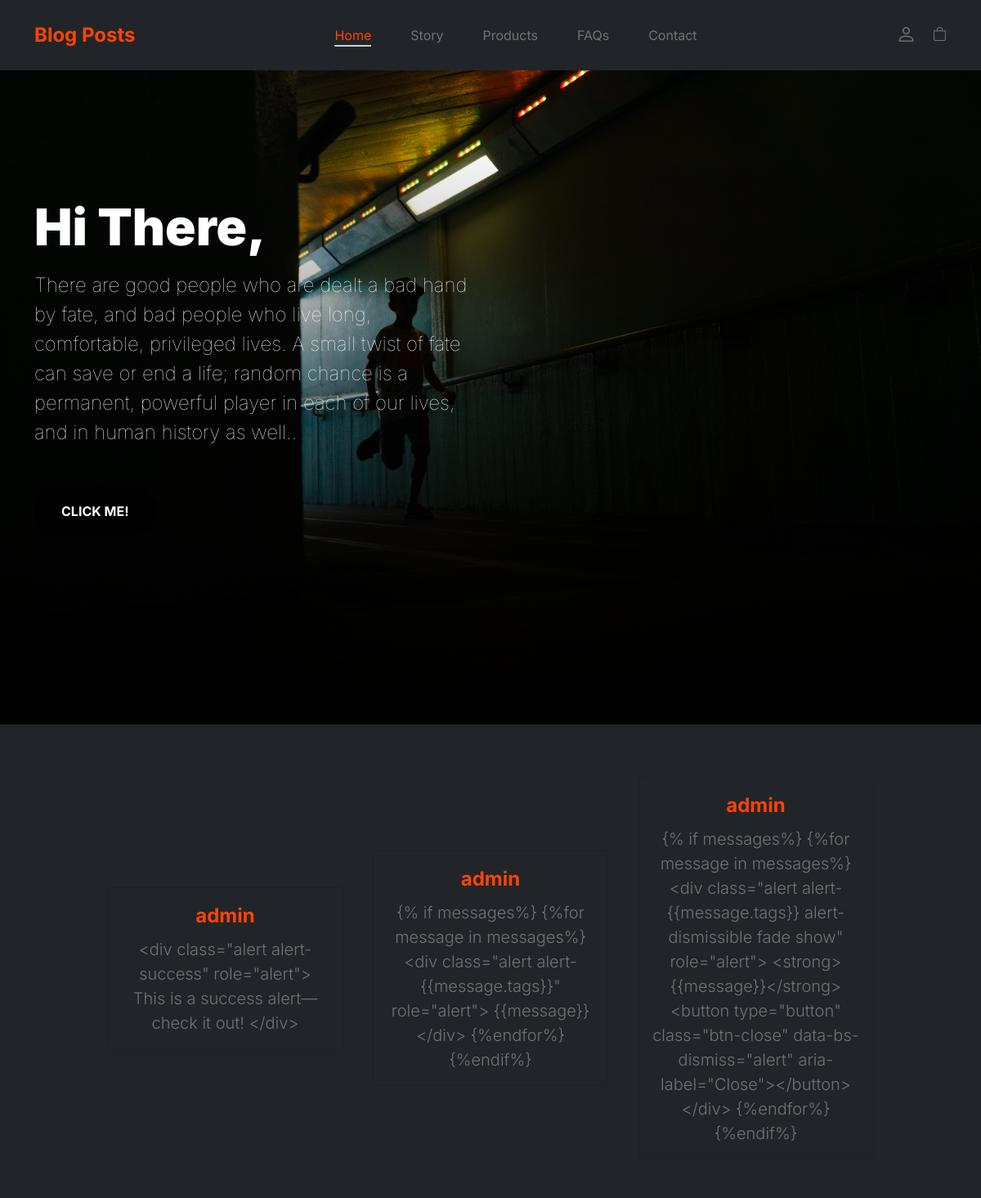
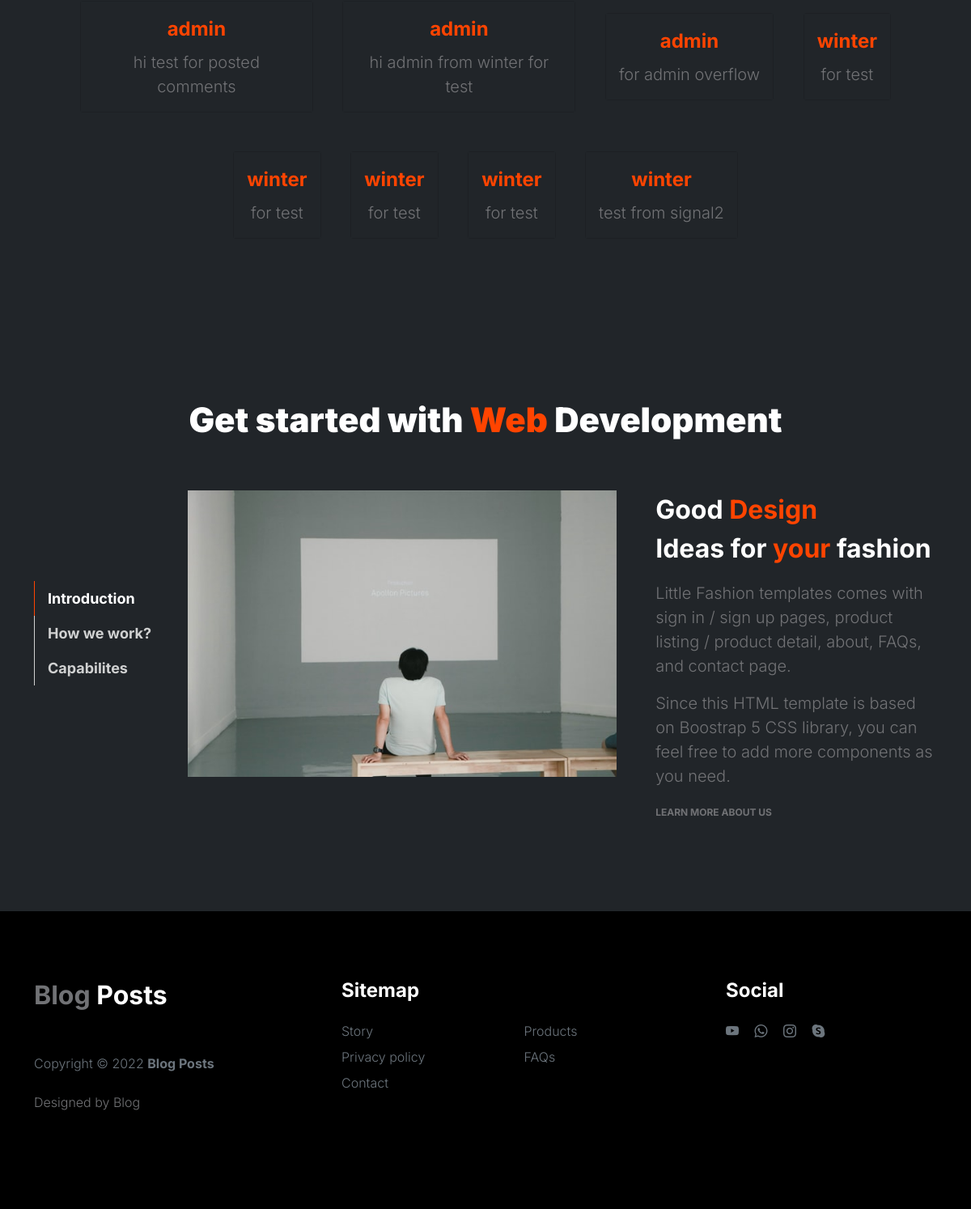
The app's page /index/ with its own data (2 pictures, top to bottom).
### blog/models.py (models this page shows, shortened)
class Post(models.Model):
    title = models.CharField(max_length =100)
    content = models.TextField()
    date_posted = models.DateTimeField(auto_now=True)
    author = models.ForeignKey(User,on_delete = models.CASCADE)

### blog/views.py (the view)
# urls.py: path('index/', views.index, name = 'blog-index'),
def index(request):
    context = {'posts':Post.objects.all()}
    return render(request,'blog/index.html',context)

### blog/templates/blog/index.html (shortened to what this page needs)
{%load static%}
<!doctype html>
<html lang="en">
    <head>
        <link href="{%static 'blog/css/bootstrap.min.css'%}" rel="stylesheet">
        <link href="{% static 'blog/css/bootstrap-icons.css'%} " rel="stylesheet">
        <link rel="stylesheet" href="{% static 'blog/css/slick.css'%}"/>
        <link href="{% static 'blog/css/tooplate-little-fashion.css'%}" rel="stylesheet">
    </head>
    <body>
    <main >
        <nav class="navbar navbar-expand-lg bg-dark">
            <div class="container">
                <a class="navbar-brand" href="index.html">
                    <strong><span>Blog Posts</span> </strong>
                </a>
                <div class="collapse navbar-collapse" id="navbarNav">
                    <ul class="navbar-nav mx-auto">
                        <li class="nav-item">
                            <a class="nav-link active" href="index.html">Home</a>
                        </li>
                        <li class="nav-item">
                            <a class="nav-link" href="about.html">Story</a>
                        </li>
                        <li class="nav-item">
                            <a class="nav-link" href="products.html">Products</a>
                        </li>
                        <li class="nav-item">
                            <a class="nav-link" href="faq.html">FAQs</a>
                        </li>
                        <li class="nav-item">
                            <a class="nav-link" href="contact.html">Contact</a>
                        </li>
                    </ul>
                    <div class="d-none d-lg-block">
                        <a class="bi-person custom-icon me-3" ></a>
                        <a href="product-detail.html bg-dark" class="bi-bag custom-icon"></a>
                    </div>
                </div>
            </div>
        </nav>
        <section class="slick-slideshow">
            <div class="slick-custom">
                <img src="{% static 'blog/images/slideshow/rene-bohmer-7QGSJtuuqHI-unsplash.jpg'%}" class="img-fluid" alt="">
                <div class="slick-bottom">
                    <div class="container">
                        <div class="row">
                            <div class="col-lg-6 col-10">
                                <h1 class="slick-title">Hi There,</h1>
                                <p class="lead text-white mt-lg-3 mb-lg-5">There are good people who are dealt a bad hand by fate, and bad people who live long, comfortable, privileged lives. A small twist of fate can save or end a life; random chance is a permanent, powerful player in each of our lives, and in human history as well..</p>
                                <a href="about.html" class="btn custom-btn">Click Me!</a>
                            </div>
                        </div>
                    </div>
                </div>
            </div>
        </section>
        <section class="bg-dark">
            <div class="parent">
                {%for post in posts%}
                <div class="child ">
                    <div class="card  mb-3 bg-body-tertiary bg-dark" style="max-width: 18rem;">
                        <div class="card-body bg-dark" style="background-color: #444444;">
                            <h5 class="card-title" style="color:#ff4400">{{post.title}}</h5>
                            <p class="card-text">{{post.content}}</p>
                        </div>
                        </div>
                </div>
                {%endfor %}
            </div>
        </section>
        <section class="about section-padding bg-dark">
            <div class="container">
                <div class="row">
                    <div class="col-12 text-center">
                        <h2 class="mb-5" style="color: white;">Get started with <span>Web</span> Development</h2>
                    </div>
                    <div class="col-lg-2 col-12 mt-auto mb-auto">
                        <ul class="nav nav-pills mb-5 mx-auto justify-content-center align-items-center" id="pills-tab" role="tablist">
                            <li class="nav-item" role="presentation">
                                <button class="nav-link active" id="pills-home-tab" data-bs-toggle="pill" data-bs-target="#pills-home" type="button" role="tab" aria-controls="pills-home" aria-selected="true" style="color: white;">Introduction</button>
                            </li>
                            <li class="nav-item" role="presentation">
                                <button class="nav-link" id="pills-youtube-tab" data-bs-toggle="pill" data-bs-target="#pills-youtube" type="button" role="tab" aria-controls="pills-youtube" aria-selected="true" >How we work?</button>
                            </li>
                            <li class="nav-item" role="presentation">
                                <button class="nav-link" id="pills-skill-tab" data-bs-toggle="pill" data-bs-target="#pills-skill" type="button" role="tab" aria-controls="pills-skill" aria-selected="false">Capabilites</button>
                            </li>
                        </ul>
                    </div>
                    <div class="col-lg-10 col-12">
                        <div class="tab-content mt-2" id="pills-tabContent">
                            <div class="tab-pane fade show active" id="pills-home" role="tabpanel" aria-labelledby="pills-home-tab">
                                <div class="row">
                                    <div class="col-lg-7 col-12">
                                        <img src="{% static 'blog/images/pim-chu-z6NZ76_UTDI-unsplash.jpeg'%}" class="img-fluid" alt="">
                                    </div>
                                    <div class="col-lg-5 col-12" style="color: white;">
                                        <div class="d-flex flex-column h-100 ms-lg-4 mt-lg-0 mt-5">
                                            <h4 class="mb-3" style="color: white;">Good <span>Design</span> <br>Ideas for <span>your</span> fashion</h4>
                                            <p>Little Fashion templates comes with <a href="sign-in.html">sign in</a> / <a href="sign-up.html">sign up</a> pages, product listing / product detail, about, FAQs, and contact page.</p>
                                            <p>Since this HTML template is based on Boostrap 5 CSS library, you can feel free to add more components as you need.</p>
                                            <div class="mt-2 mt-lg-auto">
                                                <a href="about.html" class="custom-link mb-2">
                                                    Learn more about us
                                                </a>
                                            </div>
                                        </div>
                                    </div>
                                </div>
                            </div>
                        </div>
                    </div>
                </div>
            </div>
        </section>
    </main>
    <footer class="site-footer">
    <div class="container">
        <div class="row">
            <div class="col-lg-3 col-10 me-auto mb-4">
                <h4 class="text-white mb-3"><a href="index.html">Blog</a> Posts</h4>
                <p class="copyright-text text-muted mt-lg-5 mb-4 mb-lg-0">Copyright © 2022 <strong>Blog  Posts</strong></p>
                <br>
                <p class="copyright-text">Designed by <a href="https://www.tooplate.com/" target="_blank">Blog</a></p>
            </div>
            <div class="col-lg-5 col-8">
                <h5 class="text-white mb-3">Sitemap</h5>
                <ul class="footer-menu d-flex flex-wrap">
                    <li class="footer-menu-item"><a href="about.html" class="footer-menu-link">Story</a></li>
                    <li class="footer-menu-item"><a href="#" class="footer-menu-link">Products</a></li>
                    <li class="footer-menu-item"><a href="#" class="footer-menu-link">Privacy policy</a></li>
                    <li class="footer-menu-item"><a href="#" class="footer-menu-link">FAQs</a></li>
                    <li class="footer-menu-item"><a href="#" class="footer-menu-link">Contact</a></li>
                </ul>
            </div>
            <div class="col-lg-3 col-4">
                <h5 class="text-white mb-3">Social</h5>
                <ul class="social-icon">
                    <li><a href="#" class="social-icon-link bi-youtube"></a></li>
                    <li><a href="#" class="social-icon-link bi-whatsapp"></a></li>
                    <li><a href="#" class="social-icon-link bi-instagram"></a></li>
                    <li><a href="#" class="social-icon-link bi-skype"></a></li>
                </ul>
            </div>
        </div>
    </div>
    </footer>
    </body>
</html>

### records on screen
Post: title "admin", content "<div class=\"alert alert-success\" role=\"alert\"> This is a success alert—check it out! </div>"
Post: title "admin", content "{% if messages%} {%for message in messages%} <div class=\"alert alert-{{message.tags}}\" role=\"alert\"> {{message}} </div> {%endfor%} {%endif%}"
Post: title "admin", content "{% if messages%} {%for message in messages%} <div class=\"alert alert-{{message.tags}} alert-dismissible fade show\" role=\"alert\"> <strong>{{message}}</strong> <button type=\"button\" class=\"btn-close\" data-bs-dismiss=\"alert\" aria-label=\"Close\"></button> </div> {%endfor%} {%endif%}"
Post: title "admin", content "hi test for posted comments"
Post: title "admin", content "hi admin from winter for test"
Post: title "admin", content "for admin overflow"
Post: title "winter", content "for test"
Post: title "winter", content "for test"
Post: title "winter", content "for test"
Post: title "winter", content "for test"
Post: title "winter", content "test from signal2"
